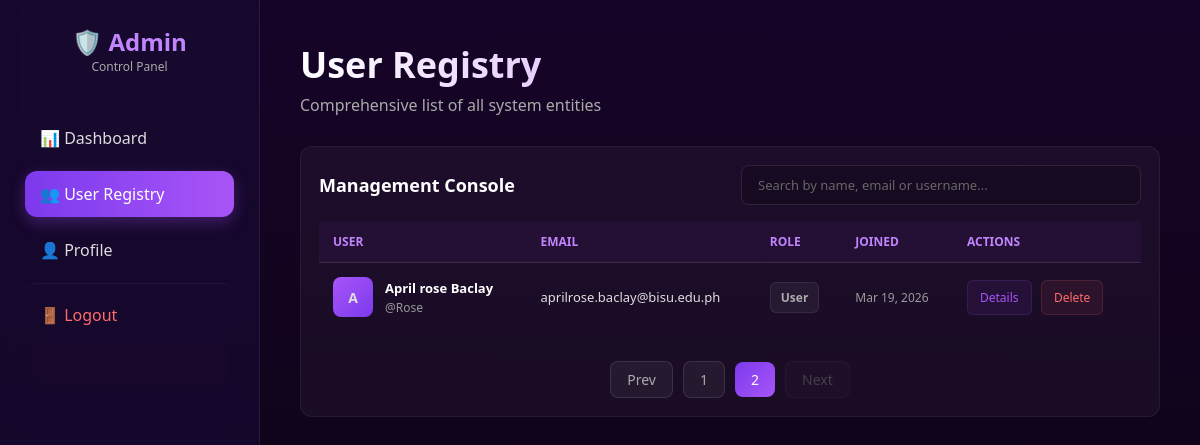
Screenshot of /admin_users.php?page=2 (signed in) with the database file from the repository.
### tables this page shows
CREATE TABLE `users` (
  `user_id` int NOT NULL,
  `first_name` varchar(50) NOT NULL,
  `last_name` varchar(50) NOT NULL,
  `middle_name` varchar(50) NOT NULL,
  `b_day` date NOT NULL,
  `gender` varchar(1) NOT NULL,
  `email` varchar(100) NOT NULL,
  `user_name` varchar(50) NOT NULL,
  `password` varchar(255) NOT NULL,
  `timestamp` datetime DEFAULT CURRENT_TIMESTAMP,
  `role` varchar(20) DEFAULT 'user'
);

### admin_users.php (the view, shortened to what this page needs)
<?php
include 'connection.php';
$limit = 8;
$page = isset($_GET['page']) && is_numeric($_GET['page']) ? (int)$_GET['page'] : 1;
$offset = ($page - 1) * $limit;
$count_res = $conn->query("SELECT COUNT(*) as total FROM users WHERE role = 'user'");
$total_rows = $count_res->fetch_assoc()['total'];
$total_pages = ceil($total_rows / $limit);
$users_query = "SELECT user_id, first_name, last_name, email, user_name, gender, role, timestamp FROM users WHERE role = 'user' ORDER BY user_id DESC LIMIT ? OFFSET ?";
$stmt = $conn->prepare($users_query);
$stmt->bind_param("ii", $limit, $offset);
$stmt->execute();
$users_result = $stmt->get_result();
?>
<!DOCTYPE html>
<html lang="en">
<head>
    <link rel="stylesheet" href="CSS/restiq.css">
    <link rel="stylesheet" href="CSS/pages/users.css">
</head>
<body>
<div class="admin-container">
    <?php include 'admin_sidebar.php'; ?>
    <div class="main-area">
        <header class="page-header">
            <h1 class="users-title">User Registry</h1>
            <p class="users-subtitle">Comprehensive list of all system entities</p>
        </header>
        <div class="table-card">
            <div class="users-toolbar">
                <h2 class="users-heading">Management Console</h2>
                <input type="text" class="search-box" placeholder="Search by name, email or username..." onkeyup="filterTable(this.value)">
            </div>
            <div class="table-scroll">
                <table id="userTable">
                    <thead>
                        <tr>
                            <th>User</th>
                            <th>Email</th>
                            <th>Role</th>
                            <th>Joined</th>
                            <th>Actions</th>
                        </tr>
                    </thead>
                    <tbody>
                        <?php while($user = mysqli_fetch_assoc($users_result)): ?>
                        <tr>
                            <td>
                                <div class="user-cell">
                                    <div class="avatar"><?php echo strtoupper(substr($user['first_name'], 0, 1)); ?></div>
                                    <div>
                                        <div class="user-name"><?php echo $user['first_name'] . ' ' . $user['last_name']; ?></div>
                                        <div class="user-username">@<?php echo $user['user_name']; ?></div>
                                    </div>
                                </div>
                            </td>
                            <td><?php echo $user['email']; ?></td>
                            <td>
                                <span class="badge badge-<?php echo strtolower($user['role']); ?>">
                                    <?php echo ucfirst($user['role']); ?>
                                </span>
                            </td>
                            <td class="user-joined">
                                <?php echo date('M d, Y', strtotime($user['timestamp'])); ?>
                            </td>
                            <td>
                                <a href="view_user.php?id=<?php echo $user['user_id']; ?>" class="action-btn btn-view">Details</a>
                                <?php if ($user['user_id'] != $_SESSION['user_id']): ?>
                                <a href="admin_users.php?delete_id=<?php echo $user['user_id']; ?>"
                                   class="action-btn btn-del"
                                   onclick="return confirm('Are you sure you want to delete this user?')">Delete</a>
                                <?php endif; ?>
                            </td>
                        </tr>
                        <?php endwhile; ?>
                    </tbody>
                </table>
            </div>
            <?php if ($total_pages > 1): ?>
                <div class="pagination">
                    <a href="?page=<?php echo $page - 1; ?>" class="page-link <?php echo ($page <= 1) ? 'disabled' : ''; ?>">Prev</a>
                    <?php
                    $start = max(1, $page - 2);
                    $end = min($total_pages, $start + 4);
                    if ($end - $start < 4) $start = max(1, $end - 4);
                    for ($i = $start; $i <= $end; $i++):
                    ?>
                        <a href="?page=<?php echo $i; ?>" class="page-link <?php echo ($i == $page) ? 'active' : ''; ?>">
                            <?php echo $i; ?>
                        </a>
                    <?php endfor; ?>
                    <a href="?page=<?php echo $page + 1; ?>" class="page-link <?php echo ($page >= $total_pages) ? 'disabled' : ''; ?>">Next</a>
                </div>
            <?php endif; ?>
    </div>
</div>
</body>
</html>

### CSS/restiq.css (style rules this page uses)
* { margin: 0; padding: 0; box-sizing: border-box; font-family: 'Segoe UI', sans-serif; }
body { min-height: 100vh; background: linear-gradient(180deg, #160428 0%, #0b0310 100%); color: white; overflow-x: hidden; }
.admin-container { display: flex; align-items: flex-start; }
.main-area { margin-left: 260px; padding: 40px; width: calc(100% - 260px); min-height: 100vh; }

### CSS/pages/users.css (style rules this page uses)
:root { --primary: #a855f7; --primary-dark: #7c3aed; }
body { font-family: 'Outfit', sans-serif; }
.page-header { margin-bottom: 30px; }
.users-title { font-size: 36px; font-weight: 800; background: linear-gradient(to right, #fff, var(--primary)); -webkit-background-clip: text; background-clip: text; -webkit-text-fill-color: transparent; }
.users-subtitle { color: #aaa; margin-top: 5px; }
.table-card { background: rgba(255, 255, 255, 0.04); border: 1px solid rgba(255, 255, 255, 0.06); border-radius: 12px; padding: 18px; backdrop-filter: none; }
.users-toolbar { display: flex; justify-content: space-between; align-items: center; gap: 20px; flex-wrap: wrap; margin-bottom: 16px; }
.users-heading { font-size: 18px; font-weight: 700; }
.search-box { flex: 1; min-width: 300px; max-width: 400px; padding: 10px 16px; background: rgba(0, 0, 0, 0.2); border: 1px solid rgba(255, 255, 255, 0.1); border-radius: 8px; color: white; font-size: 13px; transition: 0.3s; }
.search-box::placeholder { color: #666; }
.table-scroll { overflow-x: auto; }
table { width: 100%; border-collapse: collapse; }
thead th { text-transform: uppercase; font-size: 12px; color: #c084fc; padding: 12px 14px; background: rgba(168, 85, 247, 0.05); border-bottom: 1px solid rgba(255, 255, 255, 0.06); font-weight: 700; text-align: left; }
tbody td { padding: 14px; border-bottom: 1px solid rgba(255, 255, 255, 0.03); font-size: 13px; color: #ddd; }
tbody tr:last-child td { border-bottom: none; }
.user-cell { display: flex; align-items: center; gap: 12px; }
.avatar { width: 40px; height: 40px; background: linear-gradient(135deg, var(--primary), var(--primary-dark)); border-radius: 8px; display: flex; align-items: center; justify-content: center; font-weight: 700; font-size: 14px; flex-shrink: 0; }
.user-name { font-weight: 600; color: #fff; }
.user-username { font-size: 12px; color: #999; margin-top: 2px; }
.user-joined { color: #999; font-size: 12px; }
.badge { padding: 6px 10px; border-radius: 6px; font-size: 12px; font-weight: 600; display: inline-block; }
.badge-user { background: rgba(255, 255, 255, 0.05); color: #aaa; border: 1px solid rgba(255, 255, 255, 0.08); }
.action-btn { padding: 8px 12px; border-radius: 6px; font-size: 12px; text-decoration: none; display: inline-block; transition: 0.3s; margin-right: 6px; border: 1px solid; }
.btn-view { background: rgba(168, 85, 247, 0.08); color: var(--primary); border-color: rgba(168, 85, 247, 0.15); }
.btn-del { background: rgba(255, 107, 107, 0.08); color: #ff6b6b; border-color: rgba(255, 107, 107, 0.15); }
.pagination { display: flex; justify-content: center; align-items: center; gap: 10px; margin-top: 30px; }
.page-link { padding: 8px 16px; background: rgba(255,255,255,0.05); border: 1px solid rgba(255,255,255,0.1); border-radius: 8px; color: #aaa; text-decoration: none; transition: 0.3s; font-size: 14px; }
.page-link.active { background: linear-gradient(135deg, #7c3aed, #a855f7); color: white; border: none; }
.page-link.disabled { opacity: 0.3; cursor: not-allowed; pointer-events: none; }

### rows the page displays
users: first_name "A", first_name "April rose", last_name "Baclay", user_name "Rose", email "aprilrose.baclay@bisu.edu.ph", role "User", timestamp "Mar 19, 2026"
